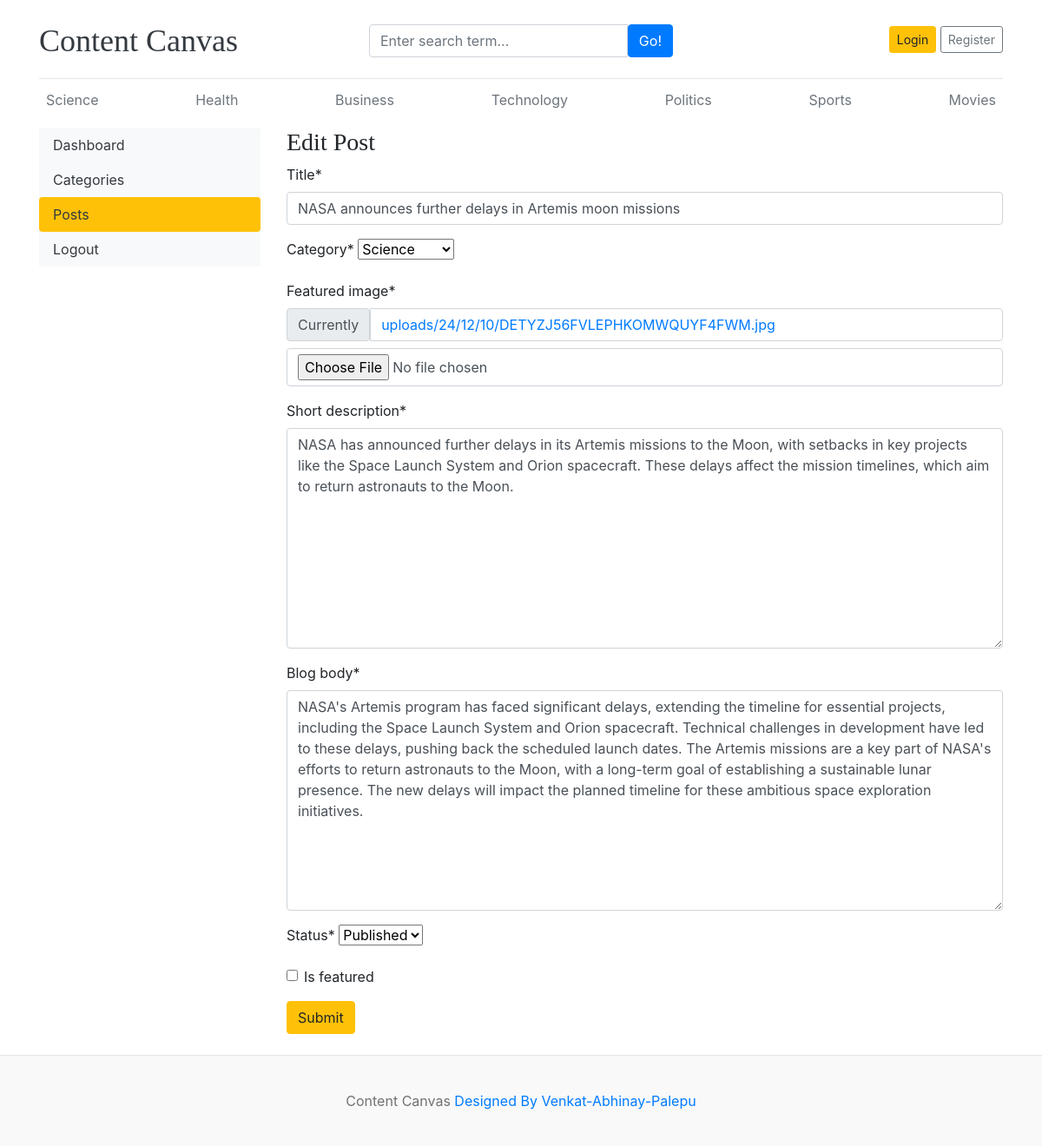
Screenshot of /dashboard/posts/edit/3/ with the database file from the repository.
### blog/models.py (models this page shows, shortened)
class Category(models.Model):
    category_name=models.CharField(max_length=50,unique=True)
    created_at=models.DateTimeField(auto_now_add=True)
    updated_at=models.DateTimeField(auto_now=True)
    class Meta:
        verbose_name_plural='categories'
    def __str__(self):
        return self.category_name

class Blog(models.Model):
    title=models.CharField(max_length=100)
    slug=models.SlugField(max_length=100)
    category=models.ForeignKey(Category,on_delete=models.CASCADE)
    author=models.ForeignKey(User,on_delete=models.CASCADE)
    featured_image=models.ImageField(upload_to='uploads/%y/%m/%d')
    short_description=models.TextField(max_length=500)
    blog_body=models.TextField(max_length=2000)
    status=models.CharField(max_length=20,choices=STATUS_CHOICES,default="Draft")
    is_featured=models.BooleanField(default=True)
    created_at = models.DateTimeField(auto_now=True)
    updated_at=models.DateTimeField(auto_now=True)

### dashboards/views.py (the view, shortened to what this page needs)
# urls.py: path('posts/edit/<int:pk>/',views.edit_post,name='edit_post'),
def edit_post(request,pk):
    post=get_object_or_404(Blog,pk=pk)
    form=BlogPostForm(instance=post)
    context={
        'form':form,
        'post':post
    }
    return render(request,'dashboard/edit_posts.html',context)

### dashboards/forms.py
class BlogPostForm(forms.ModelForm):
    class Meta:
        model=Blog
        fields=('title','category','featured_image','short_description','blog_body','status','is_featured')

### blog/context_processors.py (called while the page is built)
def get_categories(request):
    categories=Category.objects.all()
    return dict(categories=categories)

def get_social_links(request):
    social_links=SocialLink.objects.all()
    return dict(social_links=social_links)

### templates/dashboard/edit_posts.html (shortened to what this page needs)
{% extends 'base.html' %}
{% block content %}
{% load crispy_forms_tags %}
<div class="row">
    {% include "dashboard/sidebar.html" %}
<div class="col-md-9">
    <h3>Edit Post</h3>
    <form action="{% url 'edit_post' post.id %}" method="POST" enctype="multipart/form-data">
        {{ form | crispy }}
    <button type="submit" class="btn btn-warning">Submit</button>
    </form>
    <br>
</div>
</div>
{% endblock %}

### templates/base.html (shortened to what this page needs)
{% load static %}
<!DOCTYPE html>
<html lang="en">
<head>
    <link href="https://getbootstrap.com/docs/4.0/dist/css/bootstrap.min.css" rel="stylesheet">
    <link href="{% static 'css/cc.css' %}" rel="stylesheet">
    <link rel="stylesheet" href="https://cdnjs.cloudflare.com/ajax/libs/font-awesome/4.7.0/css/font-awesome.min.css">
</head>
<body>
    <div class="container">
        <header class="blog-header py-3">
            <div class="row flex-nowrap justify-content-between align-items-center">
                <div class="col-4 pt-1">
                    <a class="blog-header-logo text-dark" href="/">Content Canvas</a>
                </div>
                <div class="col-4 pt-1">
                    <form action="{% url 'search' %}" method="GET">
                        <div class="input-group">
                            <input class="form-control" type="text" name="keyword" value="{{keyword}}" placeholder="Enter search term..." aria-label="Enter search term..." aria-describedby="button-search" />
                            <button type="submit" class="btn btn-primary" id="button-search" type="button">Go!</button>
                        </div>
                    </form>
                </div>
                {% if not user.is_authenticated %}
                <div class="col-4 d-flex justify-content-end align-items-center">
                    <a class="btn btn-sm btn-warning" href="{% url 'login' %}">Login</a> &nbsp;
                    <a class="btn btn-sm btn-outline-secondary" href="{% url 'register' %}">Register</a>
                </div>
                {% else %}
                <div class="col-4 d-flex justify-content-end align-items-center">
                    <a href="{% url 'dashboard' %}">Dashboard</a> &nbsp;
                    <a href="{% url 'logout' %}">Logout</a>
                </div>
                {% endif %}
            </div>
        </header>
        <div class="nav-scroller py-1 mb-2">
            <nav class="nav d-flex justify-content-between">
                {% for cat in categories %}
                <a class="p-2 text-muted" href="{% url 'posts_by_category' cat.id %}">{{ cat.category_name }}</a>
                {% endfor %}
            </nav>
        </div>
        {% block content %}
        {% endblock  %}
    </div>
    <footer class="blog-footer">
        <p>Content Canvas  <a href="https://github.com/venkatabhinaypalepu" target="_blank">Designed By Venkat-Abhinay-Palepu</a></p>
    </footer>
</body>
</html>

### contentcanvas/static/css/cc.css (style rules this page uses)
.blog-header { border-bottom: 1px solid #e5e5e5; }
.blog-header-logo { font-family: "Playfair Display", Georgia, "Times New Roman", serif; font-size: 2.25rem; }
h1, h2, h3, h4, h5, h6 { font-family: "Playfair Display", Georgia, "Times New Roman", serif; }
.blog-footer { padding: 2.5rem 0; color: #727272; text-align: center; background-color: #f9f9f9; border-top: .05rem solid #e5e5e5; }
.blog-footer p:last-child { margin-bottom: 0; }

### rows the page displays
Category: category_name "Science"
Category: category_name "Health"
Category: category_name "Business"
Category: category_name "Technology"
Category: category_name "Politics"
Category: category_name "Sports"
Category: category_name "Movies"
Blog: title "NASA announces further delays in Artemis moon missions", category "Science", short_description "NASA has announced further delays in its Artemis missions to the Moon, with setbacks in key projects like the Space Launch System and Orion spacecraft. These delays affect the mission timelines, which aim to return astronauts to the Moon.", blog_body "NASA's Artemis program has faced significant delays, extending the timeline for essential projects, including the Space Launch System and Orion spacecraft. Technical challenges in development have led to these delays, pushing back the scheduled launch dates. The Artemis missions are a key part of NASA's efforts to return astronauts to the Moon, with a long-term goal of establishing a sustainable lunar presence. The new delays will impact the planned timeline for these ambitious space exploration initiatives.", status "Published"
